Frame 1 (no input): blank canvas, image omitted
Frame 60 (no input): blank canvas, image omitted
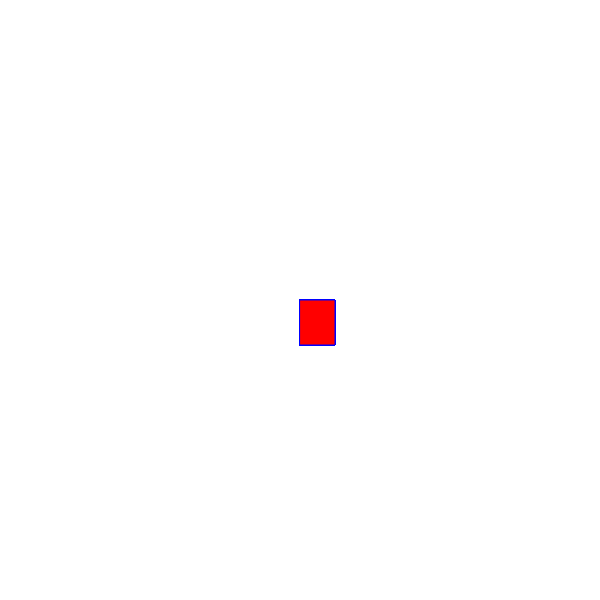
Frame 120 (the mouse pressed at the canvas centre since frame 60)

The p5.js sketch whose frames 1 and 60 were blank and that drew this single picture after the mouse press (run headless with seeded random() and noise() and a simulated clock; from frame 60 on, the mouse is pressed at the canvas centre):

// p5.js sketch
// ── sketch.js
function setup() {
    createCanvas(600, 600);
    background("white");
  }
  
  function draw() {
  
     stroke ("blue");
     fill("red");  
   
  // console.log( mouseIsPressed);
   
    if(mouseIsPressed) {
    rect (mouseX, mouseY, 35, 45);
     }
  }
  
